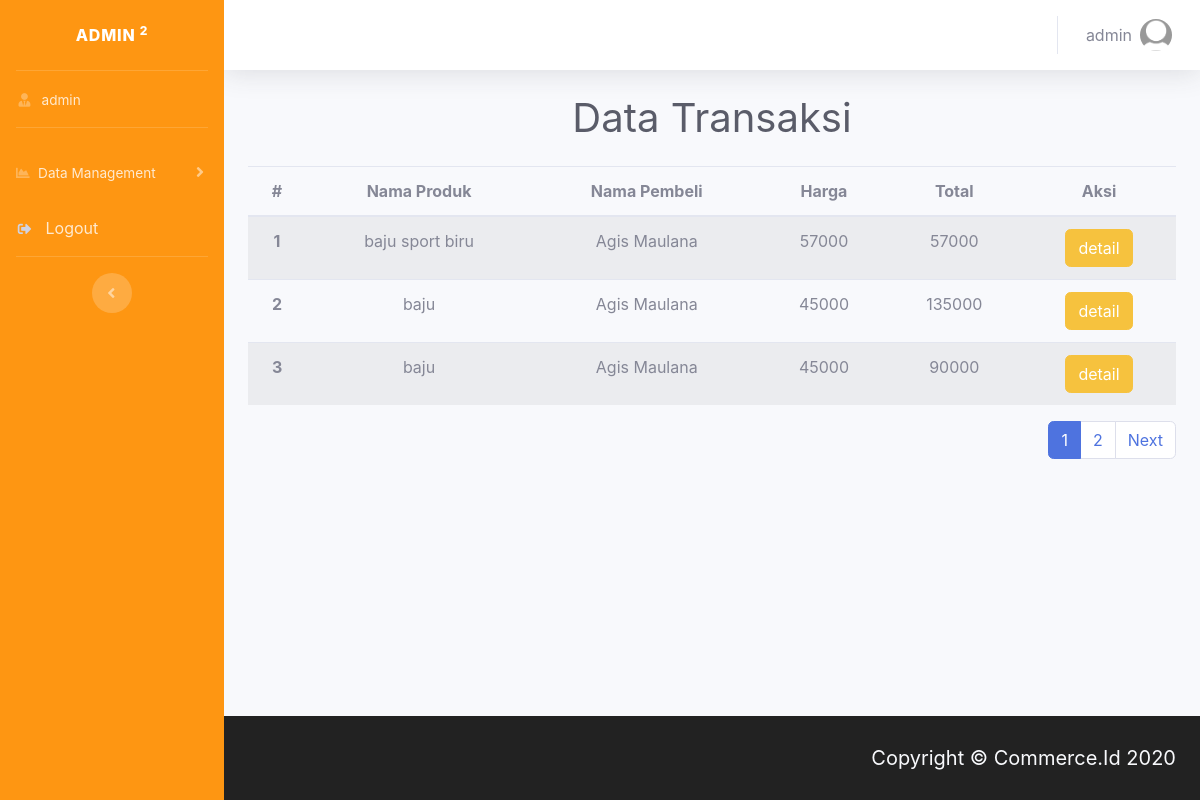
Screenshot of /php/admin/datatransaksi.php (signed in) with the database file from the repository.
### tables this page shows
CREATE TABLE `user` (
  `id` int(11) NOT NULL,
  `nama` varchar(225) NOT NULL,
  `email` varchar(225) NOT NULL,
  `password` varchar(225) NOT NULL,
  `image` varchar(225) NOT NULL,
  `role_id` int(11) NOT NULL,
  `address` text NOT NULL
);

CREATE TABLE `transaksi` (
  `id` int(11) NOT NULL,
  `produk_id` int(11) NOT NULL,
  `user_id` int(11) NOT NULL,
  `jumlah_beli` int(11) NOT NULL,
  `total` double NOT NULL,
  `status_id` int(11) NOT NULL,
  `bukti_pembayaran` varchar(225) NOT NULL,
  `tanggal` date NOT NULL
);

CREATE TABLE `produk` (
  `id` int(11) NOT NULL,
  `kode_produk` varchar(225) NOT NULL,
  `nama_produk` varchar(225) NOT NULL,
  `image` varchar(225) NOT NULL,
  `id_kategori` int(11) NOT NULL,
  `harga` varchar(225) NOT NULL,
  `stok` int(11) NOT NULL,
  `kondisi` varchar(225) NOT NULL,
  `deskripsi` text NOT NULL,
  `tanggal` date NOT NULL
);

### php/template/user.php (called while the page is built)
<?php
   include "../logic/logickoneksi.php";
   $email = $_SESSION['login'];
   $user = mysqli_query($conn,"SELECT * FROM user WHERE email = '$email'");
   $datauser = mysqli_fetch_assoc($user);
?>

### php/logic/logictransaksi.php (called while the page is built, shortened)
<?php
$jumlahdataperhalaman = 3;
$halaktif = ( isset ($_GET['page']) ) ? $_GET['page'] : 1;
$dataawal = ($jumlahdataperhalaman * $halaktif) - $jumlahdataperhalaman;
$produks = mysqli_query($conn,"SELECT produk.*,kategori.nama as namakategori,transaksi.total as total,transaksi.id as id_transaksi,user.nama as nama_user,transaksi.jumlah_beli as jumlah,status.nama as status FROM transaksi INNER JOIN produk ON produk.id = transaksi.produk_id INNER JOIN kategori ON produk.id_kategori = kategori.id INNER JOIN user ON user.id = transaksi.user_id INNER JOIN status ON status.id = transaksi.status_id LIMIT $dataawal,$jumlahdataperhalaman");
?>

### php/admin/datatransaksi.php (the view, shortened to what this page needs)
<?php
include "../template/templateheaderadmin.php";
include "../template/templatesidebar.php";
include "../logic/logictransaksi.php";
?>
    <div id="content-wrapper" class="d-flex flex-column">
      <div id="content">
        <?php
          include "../template/navbar.php";
        ?>
        <div class="container-fluid">
          <h1 class="h3 mb-4 text-center text-gray-800" style="font-size:40px;">Data Transaksi</h1>
            <table class="table table-striped">
                <thead>
                    <tr class="text-center">
                        <th scope="col">#</th>
                        <th scope="col">Nama Produk</th>
                        <th scope="col">Nama Pembeli</th>
                        <th scope="col">Harga</th>
                        <th scope="col">Total</th>
                        <th scope="col">Aksi</th>
                    </tr>
                </thead>
                <tbody>
                    <?php $no = 1;?>
                    <?php foreach($produks as $produk) { ?>
                        <tr class="text-center">
                            <th scope="row"><?= $no++;?></th>
                            <td><?= $produk['nama_produk'];?></td>
                            <td><?= $produk['nama_user'];?></td>
                            <td><?= $produk["harga"];?></td>
                            <td><?= $produk['total']?></td>
                            <td>
                            <a class="btn btn-warning" href="detailtransaksi.php?id=<?= $produk['id_transaksi']?>">detail</a>
                            </td>
                        </tr>
                    <?php } ?>
                </tbody>
            </table>
            <?php
            include "../template/templatepage.php";
            ?>
        </div>
      </div>
<?php
    include "../template/footer.php";
    include "../template/templatefooter.php";
?>

### php/template/templatesidebar.php (shortened to what this page needs)
<?php
include "../template/user.php";
?>
<ul class="navbar-nav sidebar sidebar-dark accordion" id="accordionSidebar" style="background:#fe9612;">
<a class="sidebar-brand d-flex align-items-center justify-content-center" href="../admin/admin.php">
    <div class="sidebar-brand-text mx-3">Admin <sup>2</sup></div>
</a>
<hr class="sidebar-divider my-0">
<li class="nav-item">
    <a class="nav-link" href="#">
    <i class="fas fa-fw fa-user-tie"></i>
    <span><?= $datauser['nama'];?></span></a>
</li>
<hr class="sidebar-divider">
<li class="nav-item">
    <a class="nav-link collapsed" href="#" data-toggle="collapse" data-target="#collapseUtilities" aria-expanded="true" aria-controls="collapseUtilities">
    <i class="fas fa-chart-area"></i>
    <span>Data Management</span>
    </a>
</li>
<li class="nav-item">
    <a class="nav-link collapsed" href="#" data-toggle="modal" data-target="#logoutModal">
    <i class="fas fa-sign-out-alt fa-sm fa-fw mr-2 text-gray-400"></i>
    Logout
    </a>
</li>
<hr class="sidebar-divider d-none d-md-block">
<div class="text-center d-none d-md-inline">
    <button class="rounded-circle border-0" id="sidebarToggle"></button>
</div>
</ul>

### php/template/navbar.php (shortened to what this page needs)
<nav class="navbar navbar-expand navbar-light bg-white topbar mb-4 static-top shadow">
  <ul class="navbar-nav">
  <li class="nav-item dropdown no-arrow">
    <a class="nav-link dropdown-toggle" href="#" id="userDropdown" role="button" data-toggle="dropdown" aria-haspopup="true" aria-expanded="false">
      <span class="mr-2 d-none d-lg-inline text-gray-600 "><?= $datauser['nama'];?></span>
      <img class="img-profile rounded-circle" src="../../img/profile/default.jpeg">
    </a>
  </li>
</ul>
</nav>

### rows the page displays
user: nama "admin"
transaksi: produk.nama_produk "baju sport biru", user.nama "Agis Maulana", produk.harga "57000", total "57000"
transaksi: produk.nama_produk "baju", user.nama "Agis Maulana", produk.harga "45000", total "135000"
transaksi: produk.nama_produk "baju", user.nama "Agis Maulana", produk.harga "45000", total "90000"
